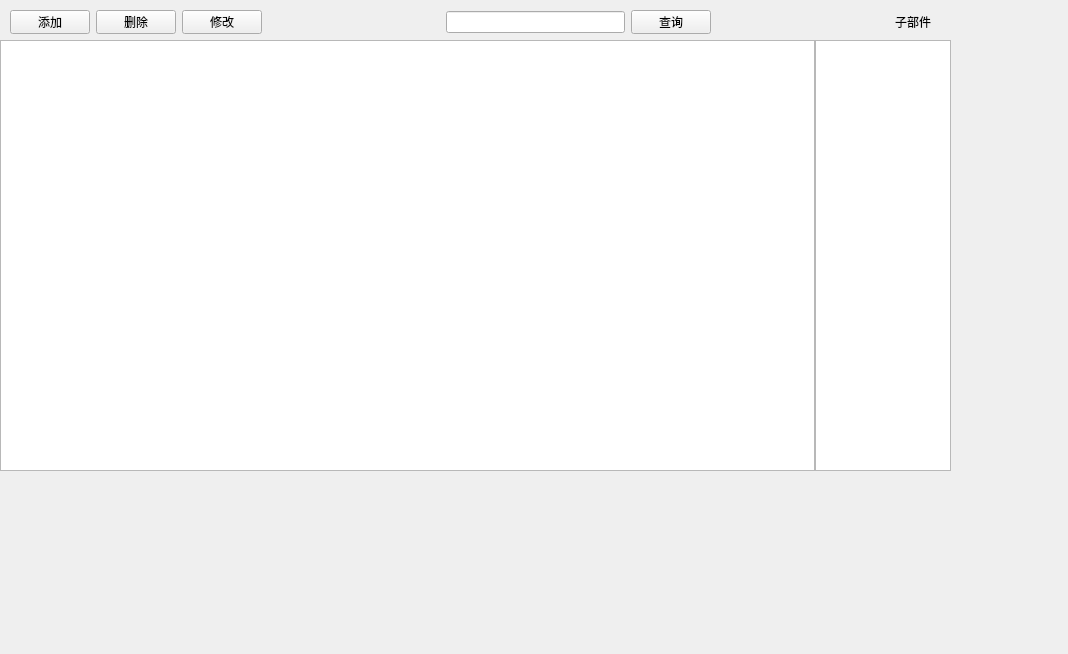
<?xml version="1.0" encoding="UTF-8"?>
<ui version="4.0">
 <class>Equipment</class>
 <widget class="QWidget" name="Equipment">
  <property name="geometry">
   <rect>
    <x>0</x>
    <y>0</y>
    <width>1068</width>
    <height>654</height>
   </rect>
  </property>
  <property name="windowTitle">
   <string>Form</string>
  </property>
  <widget class="QWidget" name="layoutWidget">
   <property name="geometry">
    <rect>
     <x>0</x>
     <y>40</y>
     <width>951</width>
     <height>431</height>
    </rect>
   </property>
   <layout class="QHBoxLayout" name="horizontalLayout" stretch="6,1">
    <property name="spacing">
     <number>0</number>
    </property>
    <item>
     <widget class="QTableView" name="tableView_equipment">
      <property name="editTriggers">
       <set>QAbstractItemView::NoEditTriggers</set>
      </property>
      <property name="alternatingRowColors">
       <bool>false</bool>
      </property>
      <property name="selectionBehavior">
       <enum>QAbstractItemView::SelectRows</enum>
      </property>
      <property name="showGrid">
       <bool>true</bool>
      </property>
      <property name="gridStyle">
       <enum>Qt::CustomDashLine</enum>
      </property>
      <property name="sortingEnabled">
       <bool>false</bool>
      </property>
      <attribute name="verticalHeaderVisible">
       <bool>false</bool>
      </attribute>
     </widget>
    </item>
    <item>
     <widget class="QTableView" name="tableView_child">
      <attribute name="verticalHeaderVisible">
       <bool>false</bool>
      </attribute>
     </widget>
    </item>
   </layout>
  </widget>
  <widget class="QWidget" name="layoutWidget">
   <property name="geometry">
    <rect>
     <x>10</x>
     <y>10</y>
     <width>921</width>
     <height>24</height>
    </rect>
   </property>
   <layout class="QHBoxLayout" name="horizontalLayout_pb">
    <item>
     <widget class="QPushButton" name="pb_add">
      <property name="text">
       <string>添加</string>
      </property>
     </widget>
    </item>
    <item>
     <widget class="QPushButton" name="pb_delete">
      <property name="text">
       <string>删除</string>
      </property>
     </widget>
    </item>
    <item>
     <widget class="QPushButton" name="pb_change">
      <property name="text">
       <string>修改</string>
      </property>
     </widget>
    </item>
    <item>
     <spacer name="horizontalSpacer">
      <property name="orientation">
       <enum>Qt::Horizontal</enum>
      </property>
      <property name="sizeHint" stdset="0">
       <size>
        <width>40</width>
        <height>20</height>
       </size>
      </property>
     </spacer>
    </item>
    <item>
     <widget class="QLineEdit" name="lineEdit"/>
    </item>
    <item>
     <widget class="QPushButton" name="pb_select">
      <property name="text">
       <string>查询</string>
      </property>
     </widget>
    </item>
    <item>
     <spacer name="horizontalSpacer_2">
      <property name="orientation">
       <enum>Qt::Horizontal</enum>
      </property>
      <property name="sizeHint" stdset="0">
       <size>
        <width>40</width>
        <height>20</height>
       </size>
      </property>
     </spacer>
    </item>
    <item alignment="Qt::AlignHCenter">
     <widget class="QLabel" name="label">
      <property name="text">
       <string>子部件</string>
      </property>
     </widget>
    </item>
   </layout>
  </widget>
 </widget>
 <resources/>
 <connections/>
</ui>
